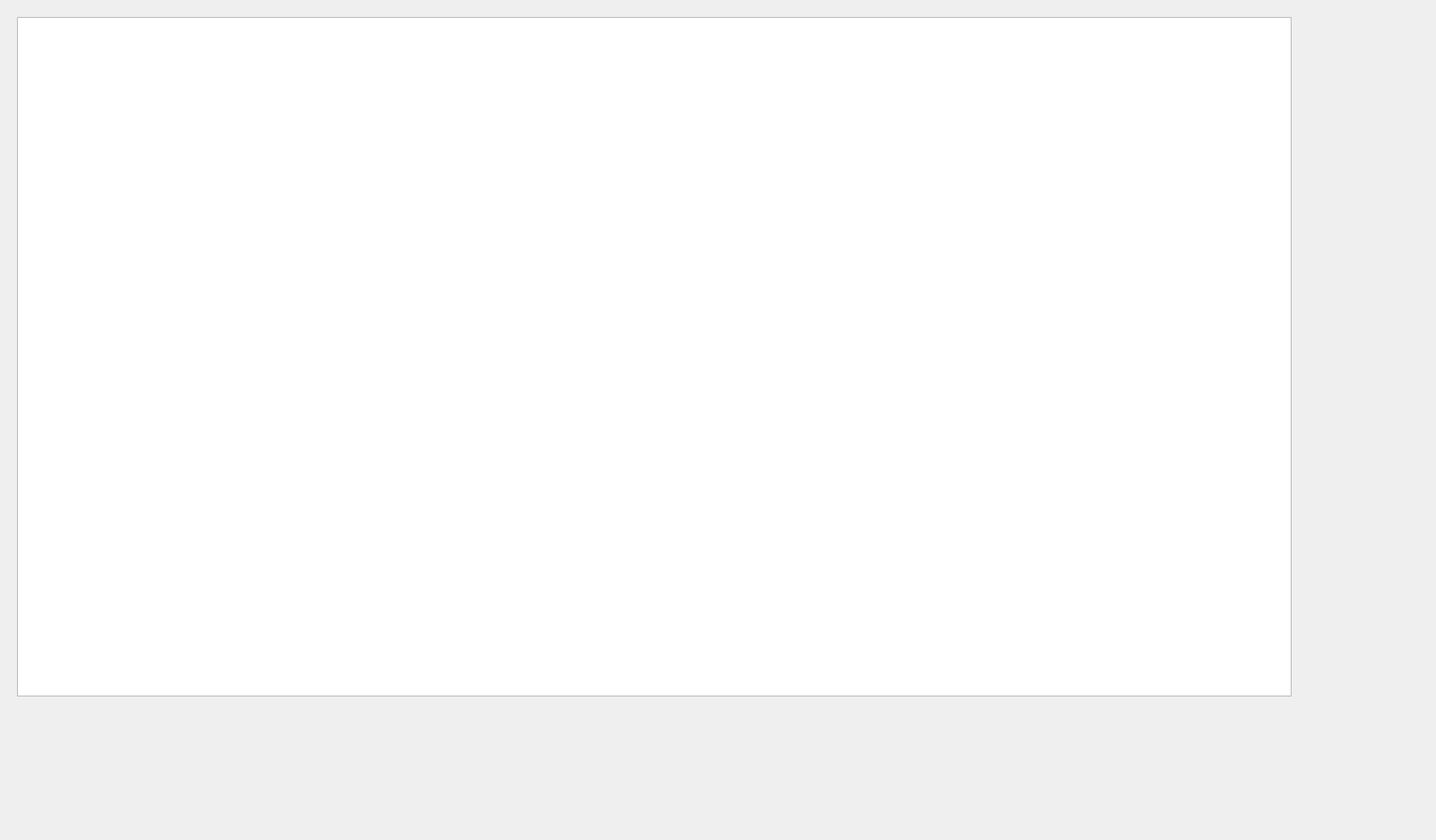
<?xml version="1.0" encoding="UTF-8"?>
<ui version="4.0">
 <class>Dialog_2_3_2</class>
 <widget class="QDialog" name="Dialog_2_3_2">
  <property name="geometry">
   <rect>
    <x>0</x>
    <y>0</y>
    <width>1690</width>
    <height>989</height>
   </rect>
  </property>
  <property name="windowTitle">
   <string>Dialog</string>
  </property>
  <widget class="QGraphicsView" name="graphicsView">
   <property name="geometry">
    <rect>
     <x>20</x>
     <y>20</y>
     <width>1500</width>
     <height>800</height>
    </rect>
   </property>
  </widget>
 </widget>
 <resources/>
 <connections/>
</ui>
